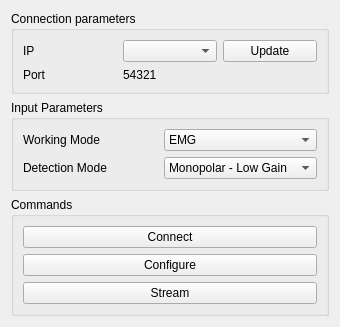
<?xml version="1.0" encoding="UTF-8"?>
<ui version="4.0">
 <class>MuoviPlusForm</class>
 <widget class="QWidget" name="MuoviPlusForm">
  <property name="geometry">
   <rect>
    <x>0</x>
    <y>0</y>
    <width>340</width>
    <height>324</height>
   </rect>
  </property>
  <property name="windowTitle">
   <string>MuoviPlusForm</string>
  </property>
  <property name="maximumSize">
   <size>
    <width>340</width>
    <height>16777215</height>
   </size>
  </property>
  <layout class="QGridLayout" name="gridLayout">
   <item row="4" column="0">
    <spacer name="verticalSpacer">
     <property name="orientation">
      <enum>Qt::Vertical</enum>
     </property>
     <property name="sizeHint" stdset="0">
      <size>
       <width>20</width>
       <height>86</height>
      </size>
     </property>
    </spacer>
   </item>
   <item row="0" column="0" colspan="2">
    <widget class="QGroupBox" name="connectionGroupBox">
     <property name="title">
      <string>Connection parameters</string>
     </property>
     <layout class="QGridLayout" name="gridLayout_7">
      <item row="1" column="1">
       <widget class="QLabel" name="connectionPortLabel">
        <property name="text">
         <string>54321</string>
        </property>
       </widget>
      </item>
      <item row="1" column="0">
       <widget class="QLabel" name="label_7">
        <property name="text">
         <string>Port</string>
        </property>
       </widget>
      </item>
      <item row="0" column="0">
       <widget class="QLabel" name="label_6">
        <property name="text">
         <string>IP</string>
        </property>
       </widget>
      </item>
      <item row="0" column="2">
       <widget class="QPushButton" name="connectionUpdatePushButton">
        <property name="text">
         <string>Update</string>
        </property>
       </widget>
      </item>
      <item row="0" column="1">
       <widget class="QComboBox" name="connectionIPComboBox"/>
      </item>
     </layout>
    </widget>
   </item>
   <item row="2" column="0" rowspan="2" colspan="2">
    <widget class="QGroupBox" name="commandsGroupBox">
     <property name="title">
      <string>Commands</string>
     </property>
     <layout class="QGridLayout" name="gridLayout_3">
      <item row="0" column="0">
       <widget class="QPushButton" name="commandConnectionPushButton">
        <property name="text">
         <string>Connect</string>
        </property>
       </widget>
      </item>
      <item row="1" column="0">
       <widget class="QPushButton" name="commandConfigurationPushButton">
        <property name="text">
         <string>Configure</string>
        </property>
       </widget>
      </item>
      <item row="2" column="0">
       <widget class="QPushButton" name="commandStreamPushButton">
        <property name="text">
         <string>Stream</string>
        </property>
       </widget>
      </item>
     </layout>
    </widget>
   </item>
   <item row="1" column="0" colspan="2">
    <widget class="QGroupBox" name="inputGroupBox">
     <property name="title">
      <string>Input Parameters</string>
     </property>
     <layout class="QGridLayout" name="gridLayout_4">
      <item row="1" column="1">
       <widget class="QComboBox" name="inputDetectionModeComboBox">
        <property name="currentIndex">
         <number>1</number>
        </property>
        <item>
         <property name="text">
          <string>Monopolar - High Gain</string>
         </property>
        </item>
        <item>
         <property name="text">
          <string>Monopolar - Low Gain</string>
         </property>
        </item>
        <item>
         <property name="text">
          <string>Impedance Check</string>
         </property>
        </item>
        <item>
         <property name="text">
          <string>Test</string>
         </property>
        </item>
       </widget>
      </item>
      <item row="1" column="0">
       <widget class="QLabel" name="label_10">
        <property name="text">
         <string>Detection Mode</string>
        </property>
       </widget>
      </item>
      <item row="0" column="0">
       <widget class="QLabel" name="label">
        <property name="text">
         <string>Working Mode</string>
        </property>
       </widget>
      </item>
      <item row="0" column="1">
       <widget class="QComboBox" name="inputWorkingModeComboBox">
        <property name="currentIndex">
         <number>1</number>
        </property>
        <item>
         <property name="text">
          <string>EEG</string>
         </property>
        </item>
        <item>
         <property name="text">
          <string>EMG</string>
         </property>
        </item>
       </widget>
      </item>
     </layout>
    </widget>
   </item>
  </layout>
 </widget>
 <resources/>
 <connections/>
</ui>
